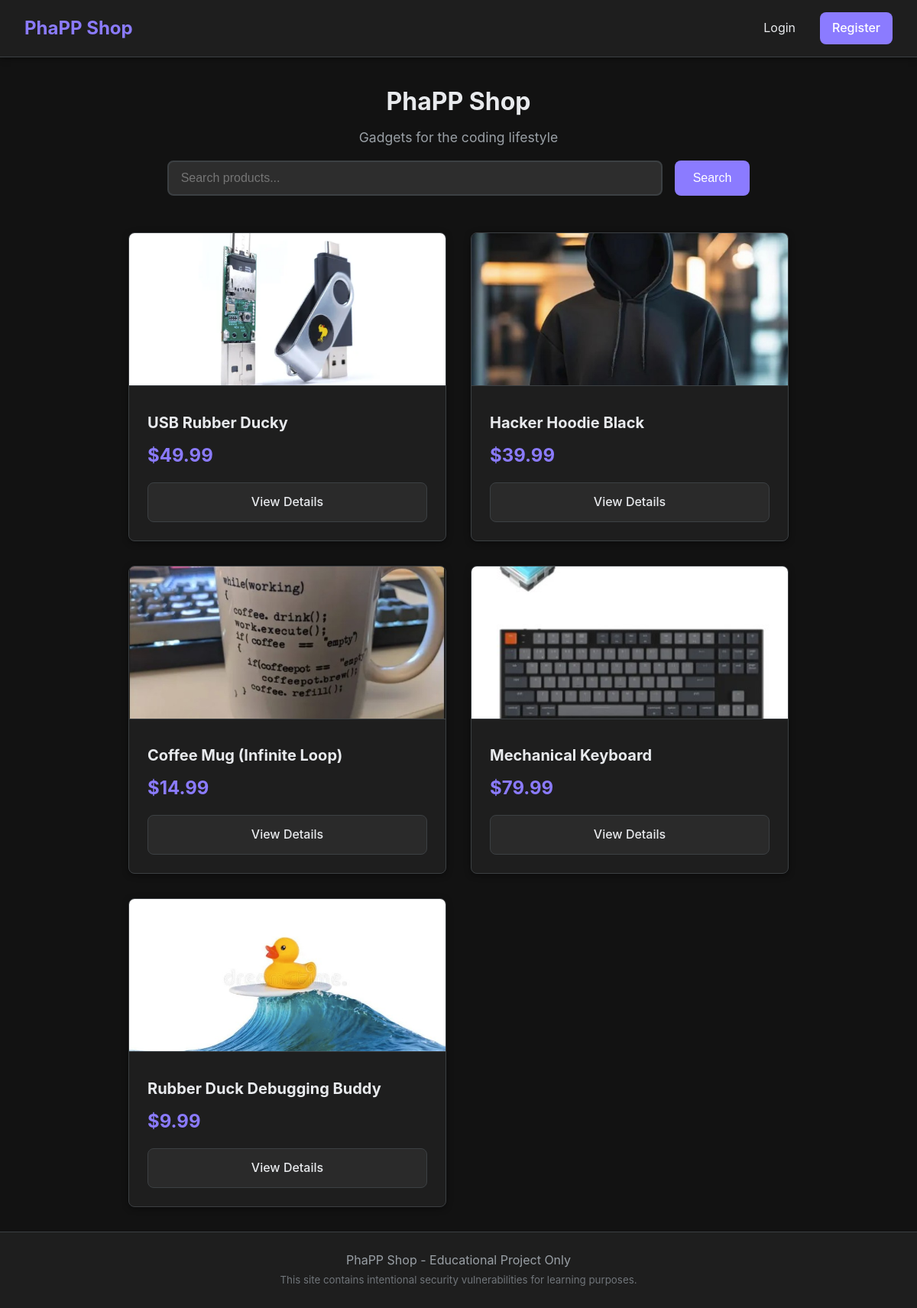
The page / on the database its author committed.
### tables this page shows
CREATE TABLE `products` (
  `id` int(11) NOT NULL AUTO_INCREMENT,
  `name` varchar(100) NOT NULL,
  `description` text DEFAULT NULL,
  `price` decimal(10,2) NOT NULL,
  `image` varchar(255) DEFAULT NULL,
  `created_by` int(11) DEFAULT NULL,
  PRIMARY KEY (`id`),
  KEY `created_by` (`created_by`),
  CONSTRAINT `products_ibfk_1` FOREIGN KEY (`created_by`) REFERENCES `users` (`id`)
);

### index.php (the view, shortened to what this page needs)
<?php
include 'config.php';
$search = $_GET['search'] ?? '';
$query = "SELECT * FROM products WHERE name LIKE '%$search%' ORDER BY id DESC";
$result = mysqli_query($conn, $query);
?>
<!DOCTYPE html>
<html lang="en">
<head>
    <link rel="stylesheet" href="styles.css">
</head>
<body>
    <nav class="navbar">
        <div class="nav-brand">
            <a href="index.php">PhaPP Shop</a>
        </div>
        <div class="nav-menu">
            <?php if (isset($_SESSION['user_id'])): ?>
                <span class="nav-user">
                    <span>Welcome, <?= htmlspecialchars($_SESSION['username']) ?></span>
                    <a href="profile.php" class="admin-link">Profile</a>
                    <?php if ($_SESSION['role'] === 'admin'): ?>
                        <a href="admin/" class="admin-link">Admin</a>
                    <?php endif; ?>
                </span>
                <a href="logout.php" class="nav-link">Logout</a>
            <?php else: ?>
                <a href="login.php" class="nav-link">Login</a>
                <a href="register.php" class="nav-btn">Register</a>
            <?php endif; ?>
        </div>
    </nav>
    <div class="container">
        <div class="shop-header">
            <h1>PhaPP Shop</h1>
            <p class="tagline">Gadgets for the coding lifestyle</p>
            <form method="GET" class="search-form">
                <input type="text" name="search"
                       placeholder="Search products..."
                       value="<?= htmlspecialchars($search) ?>">
                <button type="submit">Search</button>
            </form>
        </div>
        <div class="products-grid">
            <?php if (mysqli_num_rows($result) === 0): ?>
                <p class="no-results">No products found. Try a different search term.</p>
            <?php else: ?>
                <?php while ($product = mysqli_fetch_assoc($result)): ?>
                    <div class="product-card">
                        <img src="images/<?= htmlspecialchars($product['image']) ?>"
                             alt="<?= htmlspecialchars($product['name']) ?>">
                        <div class="product-info">
                            <h3><?= htmlspecialchars($product['name']) ?></h3>
                            <p class="price">$<?= number_format($product['price'], 2) ?></p>
                            <a href="product.php?id=<?= $product['id'] ?>" class="btn-view">
                                View Details
                            </a>
                        </div>
                    </div>
                <?php endwhile; ?>
            <?php endif; ?>
        </div>
    </div>
    <footer>
        <div class="footer-content">
            <p>PhaPP Shop - Educational Project Only</p>
            <p><small>This site contains intentional security vulnerabilities for learning purposes.</small></p>
        </div>
    </footer>
</body>
</html>

### styles.css (style rules this page uses)
:root { --primary-color: #8b7bff; --primary-dark: #6d4aff; --primary-light: #a798ff; --background: #121212; --surface: #1e1e1e; --surface-elevated: #2a2a2a; --secondary-color: #2d2d2d; --text-primary: #e8eaed; --text-secondary: #9aa0a6; --text-tertiary: #70757a; --border-color: #3c4043; --success: #00e676; --error: #ff5252; --warning: #ffb74d; --info: #4fc3f7; --shadow: 0 2px 8px rgba(0, 0, 0, 0.4); --shadow-hover: 0 4px 16px rgba(0, 0, 0, 0.6); --radius: 8px; --card-bg: #1e1e1e; --input-bg: #2d2d2d; }
* { margin: 0; padding: 0; box-sizing: border-box; }
body { font-family: -apple-system, BlinkMacSystemFont, 'Segoe UI', Roboto, sans-serif; background: var(--background); color: var(--text-primary); line-height: 1.6; min-height: 100vh; display: flex; flex-direction: column; }
.navbar { background: var(--surface); padding: 1rem 2rem; box-shadow: var(--shadow); position: sticky; top: 0; z-index: 100; display: flex; justify-content: space-between; align-items: center; border-bottom: 1px solid var(--border-color); }
.nav-brand a { font-size: 1.5rem; font-weight: bold; color: var(--primary-color); text-decoration: none; }
.nav-menu { display: flex; gap: 1rem; align-items: center; }
.nav-link, .nav-user { color: var(--text-primary); text-decoration: none; padding: 0.5rem 1rem; }
.nav-btn { background: var(--primary-color); color: white; padding: 0.5rem 1rem; border-radius: var(--radius); text-decoration: none; font-weight: 500; }
.container { width: 80%; max-width: none; margin: 0 auto; padding: 2rem 3rem; flex: 1; }
.shop-header { text-align: center; margin-bottom: 3rem; }
.shop-header h1 { color: var(--text-primary); margin-bottom: 0.5rem; }
.tagline { color: var(--text-secondary); font-size: 1.1rem; }
.search-form { display: flex; justify-content: center; gap: 1rem; margin-top: 1rem; }
.search-form input { padding: 0.75rem 1rem; width: 75%; background: var(--input-bg); border: 2px solid var(--border-color); border-radius: var(--radius); font-size: 1rem; color: var(--text-primary); }
.search-form button { padding: 0.75rem 1.5rem; background: var(--primary-color); color: white; border: none; border-radius: var(--radius); cursor: pointer; font-size: 1rem; font-weight: 500; }
footer { background: var(--surface); text-align: center; padding: 1.5rem; margin-top: auto; border-top: 1px solid var(--border-color); }
footer p { color: var(--text-secondary); }
footer small { color: var(--text-tertiary); }
.products-grid { display: grid; grid-template-columns: repeat(auto-fill, minmax(380px, 1fr)); gap: 2rem; }
.product-card { background: var(--card-bg); border-radius: var(--radius); overflow: hidden; box-shadow: var(--shadow); transition: transform 0.2s, box-shadow 0.2s; border: 1px solid var(--border-color); }
.product-card img { width: 100%; height: 200px; object-fit: cover; border-bottom: 1px solid var(--border-color); background: var(--surface); }
.product-info { padding: 1.5rem; }
.product-info h3 { font-size: 1.25rem; margin-bottom: 0.5rem; color: var(--text-primary); }
.product-info .price { font-size: 1.5rem; color: var(--primary-color); font-weight: bold; margin-bottom: 1rem; }
.btn-view { display: block; text-align: center; background: var(--primary-color); color: white; padding: 0.75rem; text-decoration: none; border-radius: var(--radius); font-weight: 500; }
.btn-view { background: var(--surface-elevated); color: var(--text-primary); border: 1px solid var(--border-color); }
a { color: var(--primary-color); text-decoration: none; transition: color 0.2s; }

### rows shown on the page
products: image (picture), name "USB Rubber Ducky", price "49.99"
products: image (picture), name "Hacker Hoodie Black", price "39.99"
products: image (picture), name "Coffee Mug (Infinite Loop)", price "14.99"
products: image (picture), name "Mechanical Keyboard", price "79.99"
products: image (picture), name "Rubber Duck Debugging Buddy", price "9.99"
